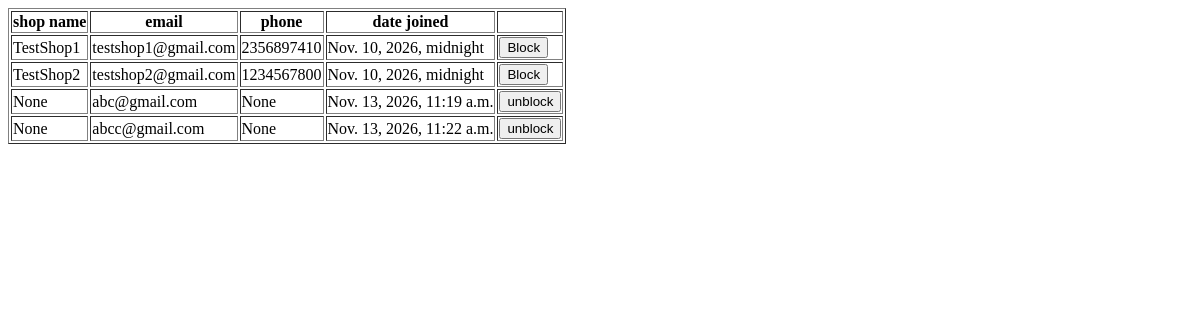
Before: /BlockOrUnblockShops with the older database file.
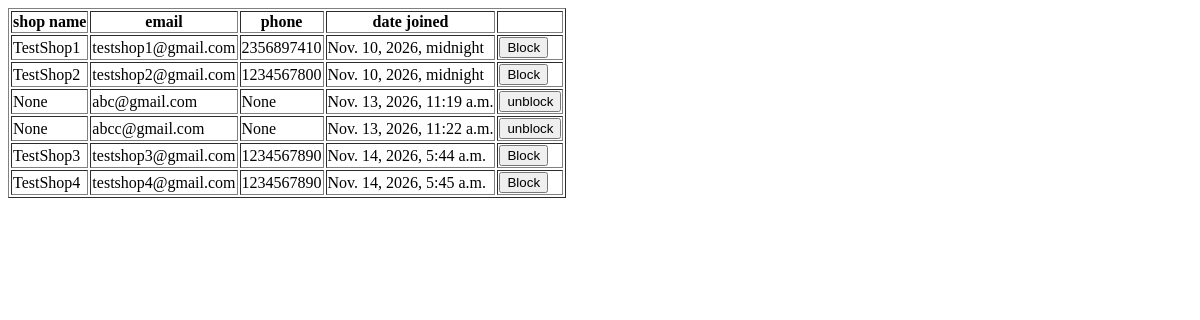
After: the same page with the newer database file.
### RetailIQApp/models.py (models this page shows)
class ShopTable(models.Model):
    shop_name = models.CharField(max_length=40, null=True, blank=True)
    email = models.EmailField(max_length=50, null=True, blank=True)
    phone = models.CharField(max_length=20, null=True, blank=True)
    date_joined = models.DateTimeField(auto_now_add=True)
    LOGINID = models.ForeignKey(LoginTable, on_delete=models.CASCADE, null=True, blank=True)

### RetailIQApp/views.py (the view)
# urls.py: path('BlockOrUnblockShops',BlockOrUnblockShops.as_view(),name='BlockOrUnblockShops'),
class BlockOrUnblockShops(View):
    def get(self,request):
        obj = ShopTable.objects.all()
        return render(request,'admin/BlockOrUnblockShops.html', {'shop_data':obj})

### templates/admin/BlockOrUnblockShops.html (shortened to what this page needs)
<!DOCTYPE html>
<html lang="en">
<head>
</head>
<body>
    <table border="1">
        <tr>
            <th>shop name</th>
            <th>email</th>
            <th>phone</th>
            <th>date joined</th>
            <th></th>
        </tr>
        {% for i in shop_data %}
        <tr>
            <td>{{ i.shop_name }}</td>
            <td>{{ i.email }}</td>
            <td>{{ i.phone }}</td>
            <td>{{ i.date_joined }}</td>
            <td>
            {% if i.LOGINID.user_type == 'shop' %}
               <a href="BlockShop/{{i.LOGINID.id}}"> <button>Block</button></a>
            {% else %}
                <a href="UnblockShop/{{i.LOGINID.id}}"><button>unblock</button></a>
            {% endif %}
            </td>
        </tr>
        {% endfor %}
    </table>
</body>
</html>

Changed rows visible on the page:
added ShopTable: shop_name "TestShop3", email "testshop3@gmail.com", phone "1234567890", date_joined "Nov. 14, 2026, 5:44 a.m."
added ShopTable: shop_name "TestShop4", email "testshop4@gmail.com", phone "1234567890", date_joined "Nov. 14, 2026, 5:45 a.m."
